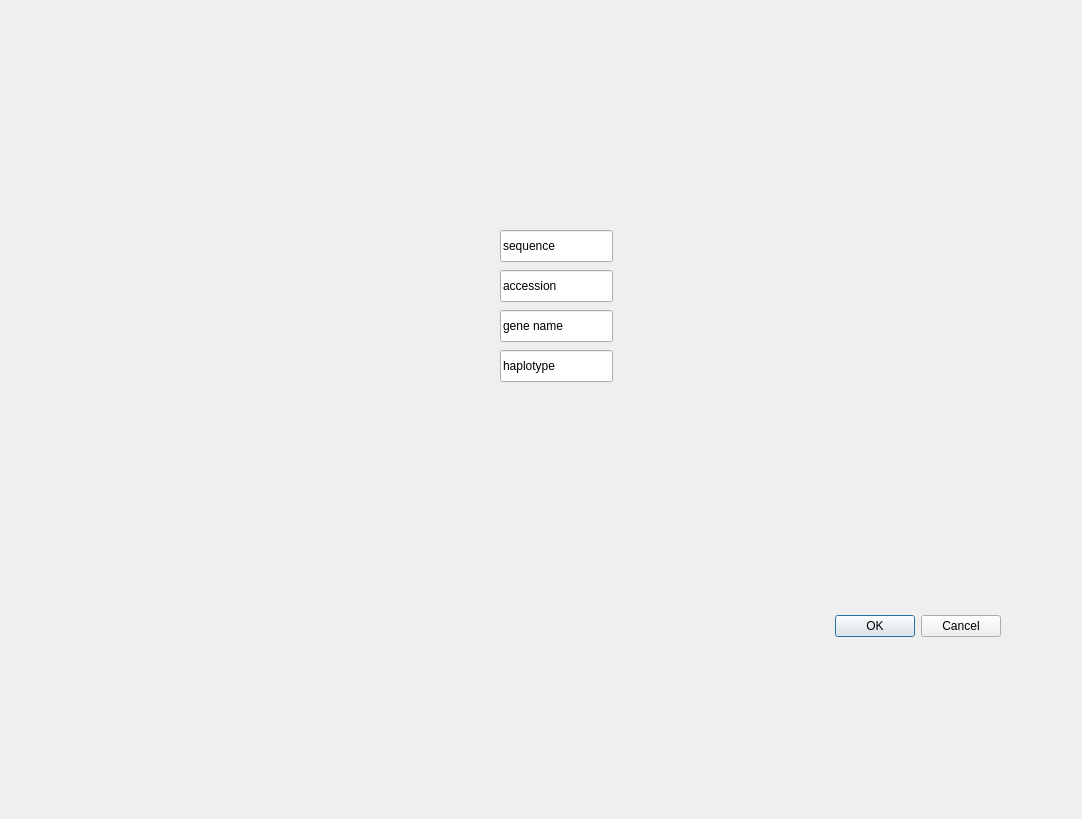
<?xml version="1.0" encoding="UTF-8"?>
<ui version="4.0">
 <class>Dialog</class>
 <widget class="QDialog" name="Dialog">
  <property name="geometry">
   <rect>
    <x>0</x>
    <y>0</y>
    <width>1082</width>
    <height>819</height>
   </rect>
  </property>
  <property name="windowTitle">
   <string>Dialog</string>
  </property>
  <widget class="QDialogButtonBox" name="buttonBox">
   <property name="geometry">
    <rect>
     <x>660</x>
     <y>610</y>
     <width>341</width>
     <height>32</height>
    </rect>
   </property>
   <property name="orientation">
    <enum>Qt::Horizontal</enum>
   </property>
   <property name="standardButtons">
    <set>QDialogButtonBox::Cancel|QDialogButtonBox::Ok</set>
   </property>
  </widget>
  <widget class="QLineEdit" name="lineEdit_3">
   <property name="geometry">
    <rect>
     <x>500</x>
     <y>230</y>
     <width>113</width>
     <height>32</height>
    </rect>
   </property>
   <property name="text">
    <string>sequence</string>
   </property>
  </widget>
  <widget class="QLineEdit" name="lineEdit_2">
   <property name="geometry">
    <rect>
     <x>500</x>
     <y>270</y>
     <width>113</width>
     <height>32</height>
    </rect>
   </property>
   <property name="text">
    <string>accession</string>
   </property>
  </widget>
  <widget class="QLineEdit" name="lineEdit_4">
   <property name="geometry">
    <rect>
     <x>500</x>
     <y>310</y>
     <width>113</width>
     <height>32</height>
    </rect>
   </property>
   <property name="text">
    <string>gene name</string>
   </property>
  </widget>
  <widget class="QLineEdit" name="lineEdit_5">
   <property name="geometry">
    <rect>
     <x>500</x>
     <y>350</y>
     <width>113</width>
     <height>32</height>
    </rect>
   </property>
   <property name="text">
    <string>haplotype</string>
   </property>
  </widget>
 </widget>
 <resources/>
 <connections>
  <connection>
   <sender>buttonBox</sender>
   <signal>accepted()</signal>
   <receiver>Dialog</receiver>
   <slot>accept()</slot>
   <hints>
    <hint type="sourcelabel">
     <x>248</x>
     <y>254</y>
    </hint>
    <hint type="destinationlabel">
     <x>157</x>
     <y>274</y>
    </hint>
   </hints>
  </connection>
  <connection>
   <sender>buttonBox</sender>
   <signal>rejected()</signal>
   <receiver>Dialog</receiver>
   <slot>reject()</slot>
   <hints>
    <hint type="sourcelabel">
     <x>316</x>
     <y>260</y>
    </hint>
    <hint type="destinationlabel">
     <x>286</x>
     <y>274</y>
    </hint>
   </hints>
  </connection>
 </connections>
</ui>
